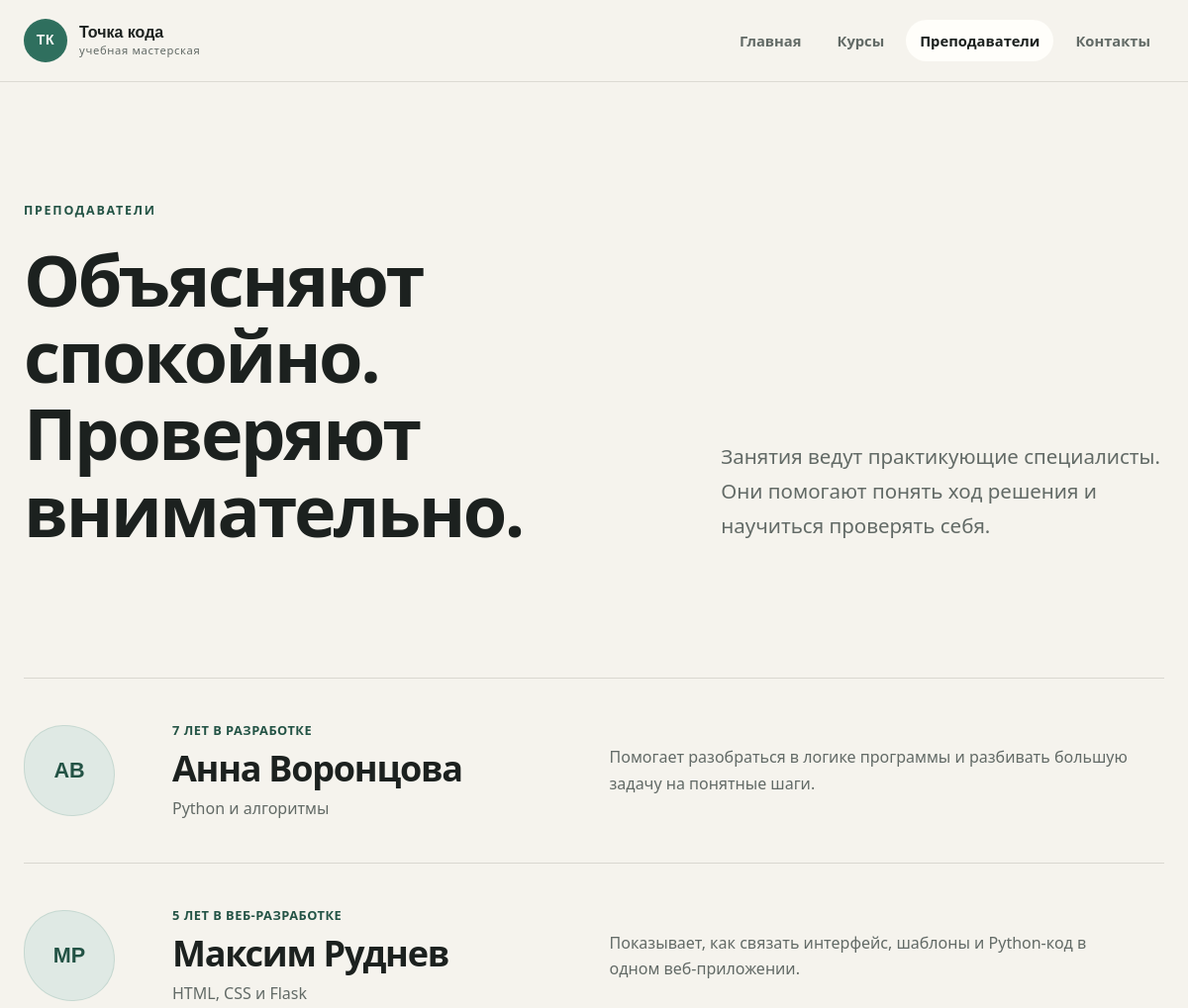
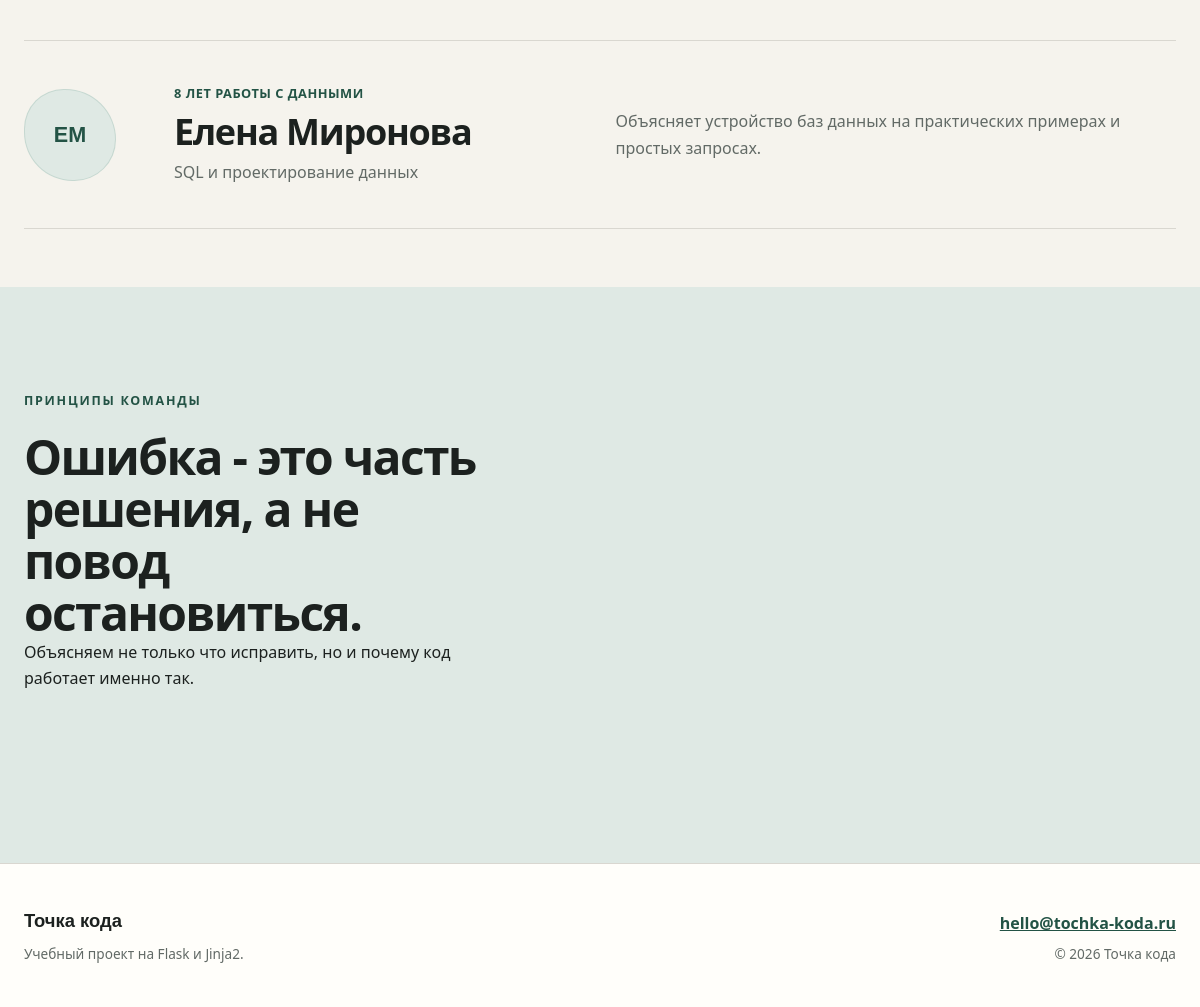
Screenshot of /teachers/ with the database file from the repository (2 pictures, top to bottom).
### tables this page shows
CREATE TABLE menu (
            id INTEGER PRIMARY KEY AUTOINCREMENT,
            endpoint TEXT NOT NULL,
            title TEXT NOT NULL,
            position INTEGER NOT NULL
        );

CREATE TABLE pages (
            endpoint TEXT PRIMARY KEY,
            title TEXT NOT NULL,
            eyebrow TEXT NOT NULL,
            heading TEXT NOT NULL,
            lead TEXT NOT NULL,
            extra_title TEXT,
            extra_text TEXT
        );

CREATE TABLE teachers (
            id INTEGER PRIMARY KEY AUTOINCREMENT,
            initials TEXT NOT NULL,
            name TEXT NOT NULL,
            subject TEXT NOT NULL,
            experience TEXT NOT NULL,
            description TEXT NOT NULL
        );

### app.py (the view)
@app.route("/teachers/")
def teachers():
    return render_template(
        "teachers.html",
        teachers=get_teachers(),
        **common_context("teachers"),
    )

### app.py (called while the page is built)
def get_connection():
    connection = sqlite3.connect(DB_PATH)
    connection.row_factory = sqlite3.Row
    return connection

def get_menu():
    connection = get_connection()
    menu = connection.execute(
        "SELECT endpoint, title FROM menu ORDER BY position"
    ).fetchall()
    connection.close()
    return menu

def get_page(endpoint):
    connection = get_connection()
    page = connection.execute(
        "SELECT * FROM pages WHERE endpoint = ?", (endpoint,)
    ).fetchone()
    connection.close()
    return page

def get_teachers():
    connection = get_connection()
    teachers = connection.execute("SELECT * FROM teachers ORDER BY id").fetchall()
    connection.close()
    return teachers

def common_context(active_page):
    page = get_page(active_page)
    return {
        "navigation": get_menu(),
        "active_page": active_page,
        "page": page,
        "page_title": page["title"] if page else "Страница не найдена",
        "current_year": datetime.now().year,
    }

### templates/teachers.html (shortened to what this page needs)
{% extends "base.html" %}
{% block content %}
<section class="page-intro section">
  <div class="container page-intro-grid">
    <div class="reveal">
      <p class="eyebrow">{{ page.eyebrow }}</p>
      <h1>{{ page.heading }}</h1>
    </div>
    <p class="lead reveal reveal-delay">{{ page.lead }}</p>
  </div>
</section>
<section class="section section-compact">
  <div class="container teacher-list">
    {% for teacher in teachers %}
    <article class="teacher-row">
      <div class="teacher-monogram" aria-hidden="true">{{ teacher.initials }}</div>
      <div class="teacher-name">
        <p class="course-meta">{{ teacher.experience }}</p>
        <h2>{{ teacher.name }}</h2>
        <span>{{ teacher.subject }}</span>
      </div>
      <p class="teacher-description">{{ teacher.description }}</p>
    </article>
    {% endfor %}
  </div>
</section>
<section class="section section-tinted">
  <div class="container values-layout">
    <div class="section-heading">
      <p class="eyebrow">Принципы команды</p>
      <h2>{{ page.extra_title }}</h2>
      <p>{{ page.extra_text }}</p>
    </div>
  </div>
</section>
{% endblock %}

### templates/base.html (shortened to what this page needs)
<!doctype html>
<html lang="ru">
<head>
  <link rel="stylesheet" href="{{ url_for('static', filename='css/style.css') }}">
</head>
<body>
  <header class="site-header">
    <div class="container header-inner">
      <a class="brand" href="{{ url_for('index') }}" aria-label="Точка кода — на главную">
        <span class="brand-mark" aria-hidden="true">тк</span>
        <span class="brand-copy">
          <strong>Точка кода</strong>
          <small>учебная мастерская</small>
        </span>
      </a>
      <nav class="main-nav" aria-label="Основная навигация">
        <ul>
          {% for item in navigation %}
          <li>
            <a
              href="{{ url_for(item.endpoint) }}"
              class="{% if active_page == item.endpoint %}is-active{% endif %}"
              {% if active_page == item.endpoint %}aria-current="page"{% endif %}
            >{{ item.title }}</a>
          </li>
          {% endfor %}
        </ul>
      </nav>
    </div>
  </header>
  <main id="main-content">
    {% block content %}{% endblock %}
  </main>
  <footer class="site-footer">
    <div class="container footer-inner">
      <div>
        <a class="footer-brand" href="{{ url_for('index') }}">Точка кода</a>
        <p>Учебный проект на Flask и Jinja2.</p>
      </div>
      <div class="footer-meta">
        <a href="mailto:hello@tochka-koda.ru">hello@tochka-koda.ru</a>
        <p>&copy; {{ current_year }} Точка кода</p>
      </div>
    </div>
  </footer>
</body>
</html>

### rows the page displays
menu: title "Главная"
menu: title "Курсы"
menu: title "Преподаватели"
menu: title "Контакты"
pages: eyebrow "ПРЕПОДАВАТЕЛИ", heading "Объясняют спокойно. Проверяют внимательно.", lead "Занятия ведут практикующие специалисты. Они помогают понять ход решения и научиться проверять себя.", extra_title "Ошибка - это часть решения, а не повод остановиться.", extra_text "Объясняем не только что исправить, но и почему код работает именно так."
teachers: initials "АВ", experience "7 ЛЕТ В РАЗРАБОТКЕ", name "Анна Воронцова", subject "Python и алгоритмы", description "Помогает разобраться в логике программы и разбивать большую задачу на понятные шаги."
teachers: initials "МР", experience "5 ЛЕТ В ВЕБ-РАЗРАБОТКЕ", name "Максим Руднев", subject "HTML, CSS и Flask", description "Показывает, как связать интерфейс, шаблоны и Python-код в одном веб-приложении."
teachers: initials "ЕМ", experience "8 ЛЕТ РАБОТЫ С ДАННЫМИ", name "Елена Миронова", subject "SQL и проектирование данных", description "Объясняет устройство баз данных на практических примерах и простых запросах."
